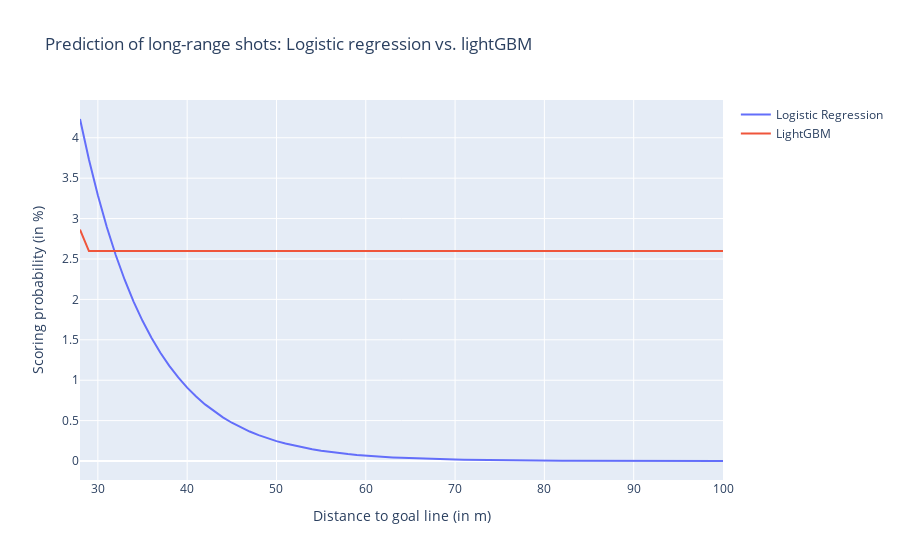

Notebook code for this chart:
### Markdown cell above
Let's predict the scoring probability with both the logistic regression and lightGBM

### Code cell
df_sample["predLR"] = model_lr.predict_proba(df_sample[features])[:,1] * 100
df_sample["predLGBM"] = model_mon2.predict_proba(df_sample[features_mon])[:,1] * 100

fig = go.Figure()

fig.add_trace(go.Scatter(x=df_sample["distToGoalLine"], 
                         y=df_sample["predLR"],
                         mode='lines',
                         name='Logistic Regression'))

fig.add_trace(go.Scatter(x=df_sample["distToGoalLine"], 
                         y=df_sample["predLGBM"],
                         mode='lines',
                         name='LightGBM'))

fig.update_layout(title="Prediction of long-range shots: Logistic regression vs. lightGBM",
                  xaxis_title="Distance to goal line (in m)",
                  yaxis_title="Scoring probability (in %)",)

### Figure 1 — Plotly figure (JSON) as saved in the notebook; plotly's stock layout.template omitted (floating-point values rounded to 4 significant figures)
{"data": [{"mode": "lines", "name": "Logistic Regression", "type": "scatter", "x": [28, 29, 30, 31, 32, 33, 34, 35, 36, 37, 38, 39, 40, 41, 42, 43, 44, 45, 46, 47, 48, 49, 50, 51, 52, 53, 54, 55, 56, 57, 58, 59, 60, 61, 62, 63, 64, 65, 66, 67, 68, 69, 70, 71, 72, 73, 74, 75, 76, 77, 78, 79, 80, 81, 82, 83, 84, 85, 86, 87, 88, 89, 90, 91, 92, 93, 94, 95, 96, 97, 98, 99, 100], "y": [4.232, 3.732, 3.288, 2.896, 2.549, 2.243, 1.973, 1.735, 1.525, 1.34, 1.177, 1.034, 0.9084, 0.7977, 0.7004, 0.6149, 0.5397, 0.4737, 0.4158, 0.3649, 0.3202, 0.281, 0.2465, 0.2163, 0.1898, 0.1665, 0.1461, 0.1282, 0.1124, 0.09864, 0.08653, 0.07591, 0.06659, 0.05841, 0.05124, 0.04495, 0.03943, 0.03459, 0.03034, 0.02661, 0.02334, 0.02048, 0.01796, 0.01576, 0.01382, 0.01212, 0.01063, 0.009327, 0.008182, 0.007177, 0.006295, 0.005522, 0.004843, 0.004248, 0.003726, 0.003269, 0.002867, 0.002515, 0.002206, 0.001935, 0.001697, 0.001489, 0.001306, 0.001145, 0.001005, 0.0008813, 0.000773, 0.0006781, 0.0005948, 0.0005217, 0.0004576, 0.0004014, 0.0003521]}, {"mode": "lines", "name": "LightGBM", "type": "scatter", "x": [28, 29, 30, 31, 32, 33, 34, 35, 36, 37, 38, 39, 40, 41, 42, 43, 44, 45, 46, 47, 48, 49, 50, 51, 52, 53, 54, 55, 56, 57, 58, 59, 60, 61, 62, 63, 64, 65, 66, 67, 68, 69, 70, 71, 72, 73, 74, 75, 76, 77, 78, 79, 80, 81, 82, 83, 84, 85, 86, 87, 88, 89, 90, 91, 92, 93, 94, 95, 96, 97, 98, 99, 100], "y": [2.863, 2.598, 2.598, 2.598, 2.598, 2.598, 2.598, 2.598, 2.598, 2.598, 2.598, 2.598, 2.598, 2.598, 2.598, 2.598, 2.598, 2.598, 2.598, 2.598, 2.598, 2.598, 2.598, 2.598, 2.598, 2.598, 2.598, 2.598, 2.598, 2.598, 2.598, 2.598, 2.598, 2.598, 2.598, 2.598, 2.598, 2.598, 2.598, 2.598, 2.598, 2.598, 2.598, 2.598, 2.598, 2.598, 2.598, 2.598, 2.598, 2.598, 2.598, 2.598, 2.598, 2.598, 2.598, 2.598, 2.598, 2.598, 2.598, 2.598, 2.598, 2.598, 2.598, 2.598, 2.598, 2.598, 2.598, 2.598, 2.598, 2.598, 2.598, 2.598, 2.598]}], "layout": {"title": {"text": "Prediction of long-range shots: Logistic regression vs. lightGBM"}, "xaxis": {"title": {"text": "Distance to goal line (in m)"}}, "yaxis": {"title": {"text": "Scoring probability (in %)"}}}}
